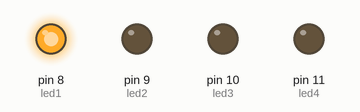
Recording of a sketch running on a simulated Arduino Uno, built with avr-gcc and run on an emulated ATmega328P. Shown: output pins drawn as LEDs (lit = HIGH).

Above: at 0.2 s.
At 1.2 s:
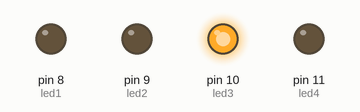
At 2.7 s:
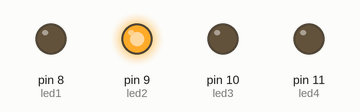
At 3.7 s:
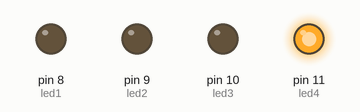
Timing chart, 0 to 4.6 s (numbered marks = the images above):
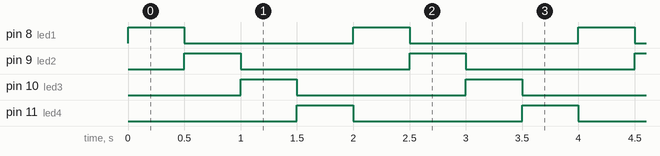

Measured:
- by itself, pin 8 (led1), pin 9 (led2), pin 10 (led3), pin 11 (led4): alternates HIGH for 0.50 s and LOW for 1.5 s
- by itself, everything shown: repeats every 2.0 s, in 4 steps

The sketch:

Katherine_Guatemal_DEBER_2.1_SE.ino
```cpp
/*
 * CAPÍTULO II: PUERTOS DIGITALES
 * CÓDIGO 2: Manejo de puertos configurados como salidas
 * OBJETIVO: Encender y apagar leds mediante el uso de diferentes tipos de variables
 * NOMBRE:Katherine Guatemal
 */
 //variables: númericas enteras (int), decimales (float), caracteres (chart)

#define led1 8          //uso de #define, es una variable que no se puede alterar su valor, no existe depuraciones
int led2 = 9   ;        // se puede considerar como una veriable normal, no es muy recomendable
const int led3 = 10  ;  // variable constante, es la recomendable
const int led4 = 11;

void setup() {
  pinMode(led1,OUTPUT); //declaro el pin 8 como salida
  pinMode(led2,OUTPUT); // declaro el pin 9 como salida
  pinMode(led3,OUTPUT); //declaro el pin 10 como salida
  pinMode(led4,OUTPUT); //declaro el pin 10 como salida
}

void loop() {
  digitalWrite(led1,HIGH);  //Envía 5V al pin8
  digitalWrite(led2,LOW);   //Envía 0V al pin9
  digitalWrite(led3,LOW);   //Envía 0V al pin10
  digitalWrite(led4,LOW);   //Envía 0V al pin11
  delay(500);               //Se detiene el microcontrolador por medio segundo
  digitalWrite(led2,HIGH);  //Envía 5V al pin9
  digitalWrite(led1,LOW);   //Envía 0V al pin8
  digitalWrite(led3,LOW);   //Envía 0V al pin10
  digitalWrite(led4,LOW);   //Envía 0V al pin11
  delay(500);               //Se detiene el microcontrolador por medio segundo
  digitalWrite(led3,HIGH);  //Envía 5V al pin10
  digitalWrite(led2,LOW);   //Envía 0V al pin9
  digitalWrite(led1,LOW);   //Envía 0V al pin8
  digitalWrite(led4,LOW);   //Envía 0V al pin11
  delay(500);               //Se detiene el microcontrolador por medio segundo
  digitalWrite(led4,HIGH);  //Envía 5V al pin11
  digitalWrite(led2,LOW);   //Envía 0V al pin9
  digitalWrite(led3,LOW);   //Envía 0V al pin10
  digitalWrite(led1,LOW);   //Envía 0V al pin8
  delay(500);               //Se detiene el microcontrolador por medio segundo
}
```
